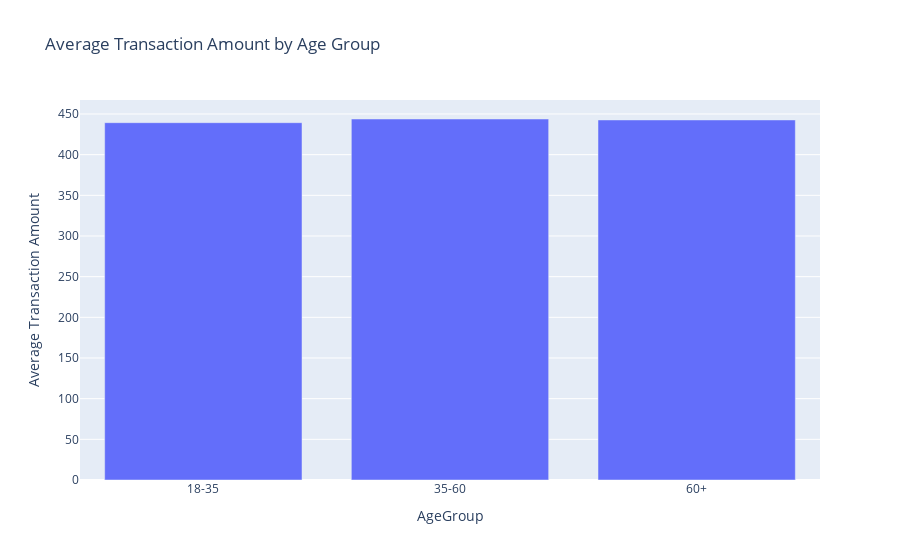

The cell this chart's notebook holds for it:
### Markdown cell above
However, similar to the pattern of transaction amount by gender, people from different age groups have almost the same average transaction amount

### Code cell
# Group the data by 'AgeGroup' and calculate the mean of transaction amounts
mean_age_groups = df.groupby('AgeGroup')['TransactionAmount'].mean().round(2)

# Create a bar chart using Plotly Express
fig = px.bar(mean_age_groups, x=mean_age_groups.index, y='TransactionAmount', title='Average Transaction Amount by Age Group')
fig.update_xaxes(title_text='AgeGroup')
fig.update_yaxes(title_text='Average Transaction Amount')

# Show the interactive chart
fig.show()

### Figure 1 — Plotly figure (JSON) as saved in the notebook; plotly's stock layout.template omitted (floating-point values rounded to 4 significant figures)
{"data": [{"alignmentgroup": "True", "hovertemplate": "AgeGroup=%{x}<br>TransactionAmount=%{y}<extra></extra>", "legendgroup": "", "marker": {"color": "#636efa", "pattern": {"shape": ""}}, "name": "", "offsetgroup": "", "orientation": "v", "showlegend": false, "textposition": "auto", "type": "bar", "x": ["18-35", "35-60", "60+"], "xaxis": "x", "y": [439.3, 443.8, 442.7], "yaxis": "y"}], "layout": {"barmode": "relative", "legend": {"tracegroupgap": 0}, "title": {"text": "Average Transaction Amount by Age Group"}, "xaxis": {"anchor": "y", "domain": [0, 1], "title": {"text": "AgeGroup"}}, "yaxis": {"anchor": "x", "domain": [0, 1], "title": {"text": "Average Transaction Amount"}}}}
